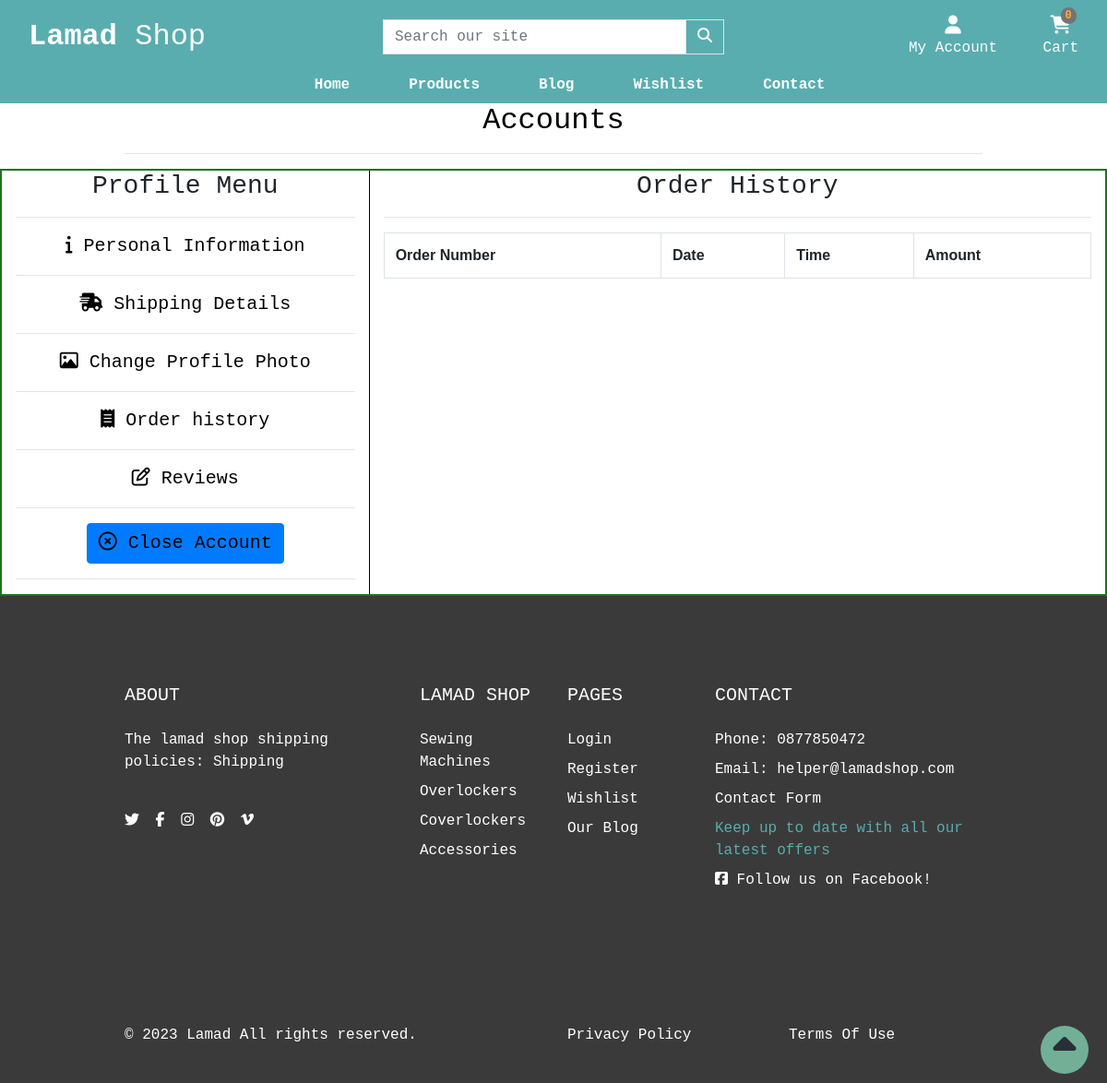
The page /account/order_history/ (signed in) on the database as committed earlier.
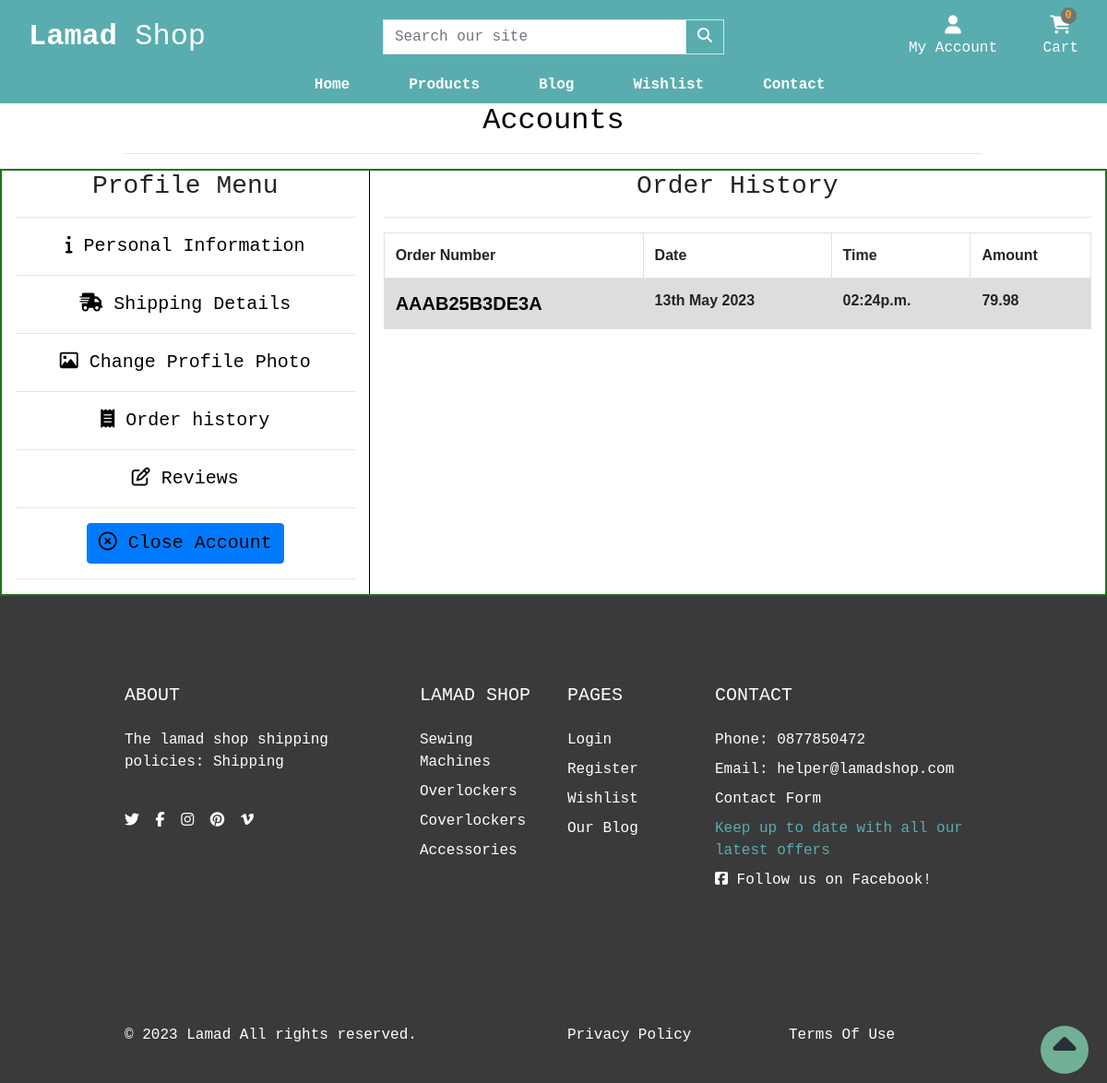
The same page on the database as committed later.
### shop/models.py (models this page shows, shortened)
class Category(models.Model):
    name = models.CharField(max_length=100)
    slug = models.SlugField(max_length=100, unique=True)
    friendly_name = models.CharField(max_length=100, null=True, blank=True)
    description = models.TextField(max_length=250, blank=True)
    class Meta:
        verbose_name = 'category'
        verbose_name_plural = 'Categories'
    def get_absolute_url(self):
        return reverse('shop:products_by_category', args=[self.slug])

### checkout/models.py (models this page shows, shortened)
class Order(models.Model):
    user = models.ForeignKey(CustomUser, on_delete=models.SET_NULL, null=True)
    order_number = models.CharField(max_length=32, null=False, editable=False)
    first_name = models.CharField(max_length=30, null=False, blank=False)
    last_name = models.CharField(max_length=70, null=False, blank=False)
    email = models.EmailField(max_length=200, null=False, blank=False)
    phone_number = models.CharField(max_length=20, null=True, blank=True)
    country = CountryField(blank_label='Country *', null=False, blank=False)
    street_address1 = models.CharField(max_length=80, null=False, blank=False)
    street_address2 = models.CharField(max_length=80, null=True, blank=True)
    town_or_city = models.CharField(max_length=50, null=False, blank=False)
    postcode = models.CharField(max_length=20, null=True, blank=True)
    county = models.CharField(max_length=80, null=True, blank=True)
    date = models.DateTimeField(auto_now_add=True)
    delivery_cost = models.DecimalField(max_digits=6,
                                        decimal_places=2,
                                        null=False, default=0)
    order_total = models.DecimalField(max_digits=10,
                                      decimal_places=2, null=False, default=0)
    grand_total = models.DecimalField(max_digits=10,
                                      decimal_places=2, null=False, default=0)
    original_cart = models.TextField(null=False, blank=False, default='')
    stripe_pid = models.CharField(max_length=254, null=False, blank=False,
                                  default='')
    is_ordered = models.BooleanField(default=False)

### account/views.py (the view)
# urls.py: path('order_history/', order_history, name='order_history'),
@login_required
def order_history(request):
    orders = Order.objects.all()
    template = 'account/order_history.html'
    context = {
        'orders': orders
    }
    return render(request, template, context)

### account/templates/account/order_history.html (shortened to what this page needs)
{% extends "base.html" %}
{% load static %}
{% block extra_css %}
    <link rel="stylesheet" href="{% static 'css/profile.css' %}">
{% endblock %}
{% block page_header %}
    <div class="container header-container">
        <div class="row">
            <div class="col text-center">
                <h2 class="text-black">Accounts</h2>
                <hr>
            </div>
        </div>
    </div>
{% endblock %}
{% block content %}
    <div class="container-fluid profile-container justify-content-space-around">
        <div class="row text-center border-guide">
            <div class="col-xs-12 col-md-4 profile-menu-items">
                <h3 class="text-bl">Profile Menu</h3>
                <hr>
                <ul class="profile-menu-list">
                    <li><a href="{% url 'account:profile' %}" class="menu-item active"><i class="fa-solid fa-info"></i> Personal Information</a></li><hr>
                    <li><a href="{% url 'account:shipping_details' %}" class="menu-item"><i class="fa-solid fa-truck-fast"></i> Shipping Details</a></li><hr>
                    <li><a href="{% url 'account:edit_image' user.id %}" class="menu-item"><i class="fa-regular fa-image"></i></i> Change Profile Photo</a></li><hr>
                    <li><a href="{% url 'account:order_history' %}" class="menu-item"><i class="fa-solid fa-receipt"></i> Order history</a></li><hr>
                    <li><a href="{% url 'account:reviews' %}" class="menu-item"><i class="far fa-edit"></i> Reviews</a></li><hr>
                    <li><a href="#" class="menu-item btn btn-primary" data-toggle="modal" data-target="#myCenteredModal"><i class="fa-regular fa-circle-xmark"></i> Close Account</a></li><hr>
                    </ul>
            </div>
            <div class="col-xs-12 col-md-8 order-items">
                <h3 class="text-bl">Order History</h3>
                <hr>
                <table class="table order-table table-bordered">
                    <tr>
                        <th>Order Number</th>
                        <th>Date</th>
                        <th>Time</th>
                        <th>Amount</th>
                    </tr>
                    {% for order in orders %}
                    {% if order.user_id == user.id %}
                    <tr>
                        <th><a href="{% url 'account:order_history_details' order.order_number %}" target="_blank" class="menu-item">{{ order.order_number|slice:":12" }}</a></th>
                        <th>{{ order.date|date:"dS M Y" }}</th>
                        <th>{{ order.date|date:"h:ia"}}</th>
                        <th>{{ order.grand_total}}</th>
                    </tr>
                    {% endif %}
                    {% endfor %}
                </table>
            </div>
        </div>
    </div>
{% endblock %}

### templates/base.html (shortened to what this page needs)
{% load static %}
<!doctype html>
<html lang="en">
  <head>
    {% block corecss %}
    <link rel="stylesheet" href="https://cdn.jsdelivr.net/npm/bootstrap@4.6.2/dist/css/bootstrap.min.css">
    <link rel="stylesheet" href="https://cdn.jsdelivr.net/npm/bootstrap-icons@1.10.3/font/bootstrap-icons.css">
    <link href="{% static 'css/base.css' %}" rel="stylesheet">
    {% endblock %}
    {% block extra_css %}{% endblock %}
  </head>
  <body>
    <header class="container-fluid">
        <div id="topnav" class="row nav-bg-color pt-lg-2 d-none d-lg-flex">
            <div class="col-12 col-lg-4 my-auto py-1 py-lg-0 text-center text-lg-left">
                <a href="{% url 'home:home' %}" class="nav-link main-logo-link">
                  <h2 class="logo-font text-white my-0"><strong>Lamad</strong> Shop</h2>
                </a>
            </div>
            <div class="col-12 col-lg-4 my-auto py-1 py-lg-0">
                <form method="GET" action="{% url 'shop:products' %}">
                    <div class="input-group w-100">
                        <input class="form-control border border-black rounded-0" type="text" name="q" placeholder="Search our site">
                        <div class="input-group-append">
                            <button class="form-control btn nav-bg-color border border-black rounded-0" type="submit" aria-label="Search our products">
                                <span class="icon">
                                    <i class="fas fa-search"></i>
                                </span>
                            </button>
                        </div>
                    </div>
                </form>
            </div>
            <div class="col-12 col-lg-4 my-auto py-1 py-lg-0">
                <ul class="list-inline list-unstyled text-center text-lg-right my-0">
                    <li class="list-inline-item dropdown">
                        <a class="text-sly nav-link" href="#" id="dt-user-options" data-toggle="dropdown" aria-haspopup="true" aria-expanded="false">
                            <div class="text-center">
                                {% if request.user.is_authenticated %}
                                    <div><i class="fas fa-user fa-lg"></i></div>
                                    <p class="my-0 text-white">My Account</p>
                                {% else %}
                                    <div><i class="fas fa-user fa-lg"></i></div>
                                    <p class="my-0 text-white">Login / Sign Up</p>
                                {% endif %}
                            </div>
                        </a>
                    </li>
                    <li class="list-inline-item">
                        <a class="{% if grand_total %}text-info font-weight-bold{% else %}text-white{% endif %} nav-link" href="{% url 'cart:cart' %}">
                            <div class="text-center">
                                <div><span class="position-absolute top-0 left-100 translate-middle badge rounded-pill bg-light my-button">{{ request.session.cart.keys | length }}</span></div>
                                <div><i class="fa-solid fa-cart-shopping fa-lg"></i></div>
                                <p class="my-0 cart-amount">
                                    {% if grand_total %}
                                        ${{ grand_total|floatformat:2 }}
                                    {% else %}
                                        Cart
                                    {% endif %}
                                </p>
                            </div>
                        </a>
                    </li>
                </ul>
            </div>
        </div>
        <div class="row second-nav">
            <nav class="navbar navbar-expand-lg navbar-dark text-sly w-100">
                    {% include 'includes/mobile-top-header.html' %}
                    {% include 'includes/main-nav.html' %}
            </nav>
        </div>
    </header>
    {% block page_header %}
    {% endblock %}
    {% block content %}
    {% endblock %}
    <a href="#" id="to-top" aria-label="move to top of page">
      <span class="move_to_top">
        <i class="fas fa-caret-up"></i>
      </span>
    </a>
     <footer class="footer" style="background: #3a3a3a">
        <div class="py-5">
          <div class="container py-5">
            <div class="row gx-5 gy-4">
              <div class="col-lg-4">
                 <h5 class="text-white text-uppercase mb-4">ABOUT</h5>
                 <p class="text-white">The lamad shop shipping policies: <a href="{% url 'contact:shipping' %}" class='text-white'>Shipping</a></p>
                 <br>
                <ul class="list-inline mb-0">
                  <li class="list-inline-item me-3"><a class="reset-anchor" href="https://twitter.com" target="_blank" rel="noopener" aria-label="Visit our twitter page(opens on a new tab)"><i class="fab fa-twitter"></i></a></li>
                  <li class="list-inline-item me-3"><a class="reset-anchor" href="https://facebook.com" target="_blank" rel="noopener" aria-label="Visit our facebook page(opens on a new tab)"><i class="fab fa-facebook-f"></i></a></li>
                  <li class="list-inline-item me-3"><a class="reset-anchor" href="https://instagram.com" target="_blank" rel="noopener" aria-label="Visit our instagram page(opens on a new tab)"><i class="fab fa-instagram"></i></a></li>
                  <li class="list-inline-item me-3"><a class="reset-anchor" href="https://pinterest.com" target="_blank" rel="noopener" aria-label="Visit our pinterest page(opens on a new tab)"><i class="fab fa-pinterest"></i></a></li>
                  <li class="list-inline-item"><a class="reset-anchor" href="https://vimeo.com" target="_blank" rel="noopener" aria-label="Visit our vimeo page(opens on a new tab)"><i class="fab fa-vimeo-v"></i></a></li>
                </ul>
              </div>
              <div class="col-lg-2 col-md-6">
                <h5 class="text-white text-uppercase mb-4">Lamad Shop</h5>
                <ul class="list-unstyled text-sm fw-normal mb-0">
                  {% for category in menu %}
                  <li class="mb-1 pb-1"><a href="{{ category.get_absolute_url }}" class="reset-anchor">{{category.name}}</a></li>
                  {% endfor %}
                </ul>
              </div>
              <div class="col-lg-2 col-md-6">
                <h5 class="text-white text-uppercase mb-4">Pages</h5>
                <ul class="list-unstyled text-sm fw-normal mb-0">
                  <li class="mb-1 pb-1"> <a class="reset-anchor" href="{% url 'account:signin' %}">Login</a></li>
                  <li class="mb-1 pb-1"> <a class="reset-anchor" href="{% url 'account:register' %}">Register</a></li>
                  <li class="mb-1 pb-1"> <a class="reset-anchor" href="{% url 'wishlist:wish_list' %}">Wishlist</a></li>
                  <li class="mb-1 pb-1"> <a class="reset-anchor" href="{% url 'blog:articles' %}">Our Blog</a></li>
                </ul>
              </div>
              <div class="newsletter col-lg-4">
                <h5 class="text-white text-uppercase mb-4">Contact</h5>
                <ul class="list-unstyled text-sm fw-normal mb-0">
                  <li class="mb-1 pb-1 text-white">Phone: 0877850472</li>
                  <li class="mb-1 pb-1 text-white">Email: helper@lamadshop.com</li>
                  <li class="mb-1 pb-1"><a href="{% url 'contact:contact' %}" class="reset-anchor">Contact Form</a></li>
                  <li class="mb-1 pb-1 text-sly">Keep up to date with all our latest offers</li>
                  <li class="mb-1 pb-1 text-white"><a href="https://www.facebook.com/profile.php?id=100091956826416" target="_blank" rel="noopener" aria-label="Visit us (opens on a new tab)"><i class="fab fa-facebook-square"></i> Follow us on Facebook!</a></li>
                </ul>
              </div>
            </div>
          </div>
        </div>
        <div class="copyrights py-4" style="background: #3a3a3a">
          <div class="container py-3">
            <div class="row align-items-center gy-3">
              <div class="col-md-6">
                <p class="mb-0 text-sm fw-normal text-white">&copy; 2023 <a class="reset-anchor text-white" href="{% url 'home:home' %}">Lamad</a> All rights reserved.</p>
              </div>
              <div class="col-md-3">
                <p class="mb-0 text-sm fw-normal text-sly"><a class="reset-anchor text-white" href="{% url 'home:privacy' %}">Privacy Policy</a></p>
              </div>
              <div class="col-md-3">
                <p class="mb-0 text-sm fw-normal text-sly"><a class="reset-anchor text-white" href="{% url 'home:terms' %}">Terms Of Use</a></p>
              </div>
            </div>
          </div>
        </div>
      </footer>
  </body>
</html>

### templates/includes/mobile-top-header.html (shortened to what this page needs)
<ul class="list-inline list-unstyled text-center text-lg-right my-0">
</ul>

### templates/includes/main-nav.html (shortened to what this page needs)
{% load  static %}
<div class="collapse navbar-collapse nav-bg-color" id="main-nav">
    <ul class="navbar-nav w-auto mx-auto">
        <li class="nav-item">
            <a class="logo-font font-weight-bold nav-link text-white mr-5" href="{% url 'home:home' %}" id="home-link">
                Home
            </a>
        </li>
        <li class="nav-item dropdown">
            <a class="logo-font font-weight-bold nav-link text-white mr-5" href="#" id="products-link" data-toggle="dropdown" aria-haspopup="true" aria-expanded="false">
                Products
            </a>
        </li>
        <li class="nav-item">
            <a class="logo-font font-weight-bold nav-link text-white mr-5" href="{% url 'blog:articles' %}" id="subscriptions-link">
                Blog
            </a>
        </li>
        <li class="nav-item">
            <a class="logo-font font-weight-bold nav-link text-white mr-5" href="{% url 'wishlist:wish_list' %}" id="wish-link">
                Wishlist
            </a>
        </li>
        <li class="nav-item dropdown">
            <a class="logo-font font-weight-bold nav-link text-white" href="#" id="contact-link" data-toggle="dropdown" aria-haspopup="true" aria-expanded="false">
                Contact
            </a>
        </li>
    </ul>
</div>

Rows that differ between the two databases and show on the page:
added Order: order_number "AAAB25B3DE3A", date "13th May 2023", date "02:24p.m.", grand_total "79.98"
